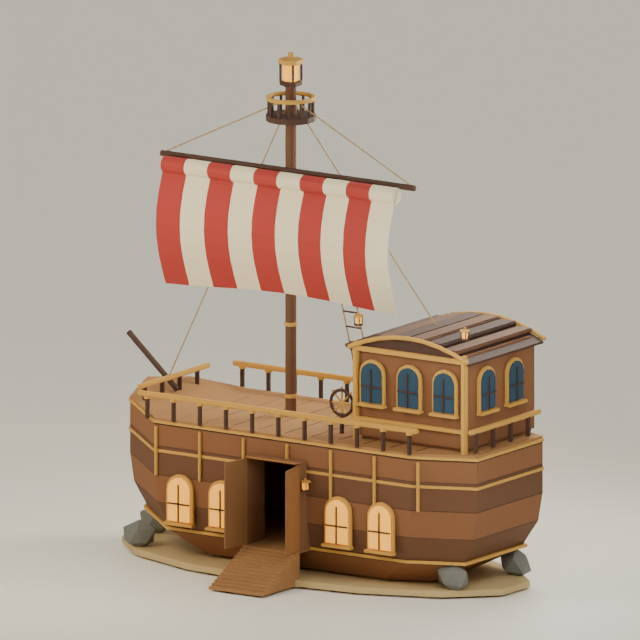
#> input picture assets/houses/beached-galleon-v2/exterior.png, 640 x 640 px, found by its file name
$ python build_walkin_review.py
#> lines starting #> are read from the running program, lines starting #| are printed output that depends on the picture
### assets/houses/tools/walkin_catalogue.py
"""Walk-in conversion dimensions in Blender coordinates (studs, Z up).

Room bounds are deliberately inside the original silhouette. Higher exterior
storeys remain architectural until connected floors are designed separately.
"""
from house_paths import house_slug

# id: source revision, room (xmin,xmax,ymin,ymax,floor,ceiling), entry
# (centre X, front Y, threshold Z, clear width, straight clearance height).
SPECS = {
 'shack': (1,(-6.7,6.7,1.0,14.1,.55,9.05),(0,-.55,.55,5.8,7.8)),
 'cottage': (1,(-6.3,6.3,6,18,1.0,11.0),(0,-1.75,1.0,6.0,8.0)),
 'townhouse': (1,(-6.6,6.6,2,18,.95,9.0),(0,-.6,.95,5.8,7.25)),
 'mushroom': (1,(-5.5,5.5,3,14.5,.35,9.4),(0,-.6,.35,5.45,7.0)),
 'villa': (1,(-9.3,9.3,1,19,.65,9.0),(0,-.85,.65,5.8,7.6)),
 'treehouse': (2,(-7.8,7.8,.5,12.8,14.5,24.8),(0,-.65,14.5,5.7,8.5)),
 'manor': (1,(-10.3,10.3,1.6,22,1.6,12.6),(0,-.65,1.6,6.4,8.8)),
 'slime': (2,(-9.0,9.0,2.0,21.0,.5,12.65),(0,-.75,.5,6.0,8.5)),
 'modern': (1,(-6,6,9.5,20.5,3.2,10.8),(0,-4.6,1.5,6.0,8.0)),
 'neontower': (1,(-10.5,10.5,1.0,21,1.15,12.0),(0,-2.2,1.15,7.0,8.6)),
 'crystal': (1,(-5,6.8,3.1,14,1.05,8.8),(3.0,-.85,1.05,5.8,7.35)),
 'palace': (1,(-15,15,1.7,24,4.4,17.0),(0,-.75,4.4,7.0,10.0)),
 'skycastle': (1,(-15,15,2.1,27.5,3.2,16.0),(0,-5.1,3.2,8.0,10.0)),
 'galleon': (1,(-14,14,2,14,3.2,12.5),(0,-1.15,3.2,6.0,8.5)),
 'portal': (1,(-14.5,14.5,1.2,23,1.0,12.2),(-8.2,-.65,1.0,6.0,8.5)),
 'thundercloud': (1,(-12,12,9.1,23,5.1,17.0),(0,3.95,5.1,6.0,8.5)),
 'void': (1,(-15.5,15.5,3.2,22.7,1.6,11.8),(0,-.7,1.6,6.4,9.0)),
 'goldenpig': (1,(-11.5,11.5,8.5,20,1.6,12.5),(0,-.65,1.6,6.0,8.5)),
}
# Gloop already has a hollow shell, but its fused corner bulges intrude into
# the advertised rectangle; give its next revision a smaller, clear lining.
EXISTING={'mushroom','treehouse'}
# Approved Studio exterior sizes, captured from the runtime generator after
# the user's resize pass. Bake these into geometry BEFORE measuring the room;
# new walk-in revisions then use runtime display scale 1.0.
AUTHOR_SCALE={
 'shack':1,'cottage':1,'townhouse':1,'mushroom':1.5,'villa':1.4,
 'treehouse':1,'manor':1.37,'slime':1,'modern':1.31,'neontower':1.1,
 'crystal':1.55,'palace':1.23,'skycastle':1.08,'galleon':1.39,
 'portal':1.33,'thundercloud':1.28,'void':1.18,'goldenpig':1.38,
}
MATERIALS={
 'shack':((144,106,68),(183,145,100),(128,90,53)),
 'cottage':((177,128,63),(232,191,102),(53,117,111)),
 'townhouse':((119,83,60),(214,187,150),(57,85,99)),
 'mushroom':((124,84,49),(236,216,179),(103,64,39)),
 'villa':((130,104,60),(226,215,181),(68,111,51)),
 'treehouse':((141,98,57),(214,193,148),(101,66,39)),
 'manor':((109,88,107),(155,149,167),(100,62,88)),
 'slime':((90,128,65),(132,183,77),(176,107,50)),
 'modern':((210,189,145),(233,221,191),(55,137,150)),
 'neontower':((77,93,112),(145,166,181),(35,100,121)),
 'crystal':((108,92,122),(144,126,162),(84,49,106)),
 'palace':((163,197,224),(212,232,244),(40,105,175)),
 'skycastle':((136,127,153),(187,179,197),(115,73,48)),
 'galleon':((157,111,65),(125,83,49),(132,88,46)),
 'portal':((127,105,143),(205,192,209),(107,68,46)),
 'thundercloud':((106,122,149),(151,167,191),(70,83,119)),
 'void':((48,40,63),(76,64,93),(35,26,47)),
 'goldenpig':((194,146,50),(232,201,112),(147,100,35)),
}
def folder(slug,revision):return f'{house_slug(slug)}-v{revision}'

### assets/houses/tools/house_paths.py
"""Readable asset folders; saved-game IDs stay stable; asset filenames match the folders."""
HOUSE_FOLDERS = {
    'shack': 'cardboard-fort', 'cottage': 'beehive-cottage',
    'townhouse': 'wonky-townhouse', 'mushroom': 'toadstool-cottage',
    'villa': 'fairy-lantern-cottage', 'treehouse': 'treehouse',
    'manor': 'haunted-manor', 'slime': 'gloop-house', 'modern': 'fishbowl-house',
    'neontower': 'neon-tower', 'crystal': 'crystal-spire', 'palace': 'ice-palace',
    'skycastle': 'sky-castle', 'galleon': 'beached-galleon', 'portal': 'portal-house',
    'thundercloud': 'thundercloud-fortress', 'void': 'the-void',
    'goldenpig': 'golden-piggy', 'candy': 'gingerbread-manor-seasonal',
}


def house_slug(stable_id):
    """Accept an existing stable ID or its readable asset folder name."""
    return HOUSE_FOLDERS.get(stable_id, stable_id)

### assets/houses/tools/build_walkin_review.py
"""Make QA contact sheets from the actual Blender renders, without editing them."""
from pathlib import Path
from PIL import Image, ImageOps, ImageDraw
from walkin_catalogue import SPECS, folder

BASE = Path(__file__).resolve().parents[1]
OUT = BASE / 'walk-in-review'
OUT.mkdir(exist_ok=True)
for view in ('exterior', 'interior', 'entry'):
    sheet = Image.new('RGB', (960, 2160), '#f6efdf')
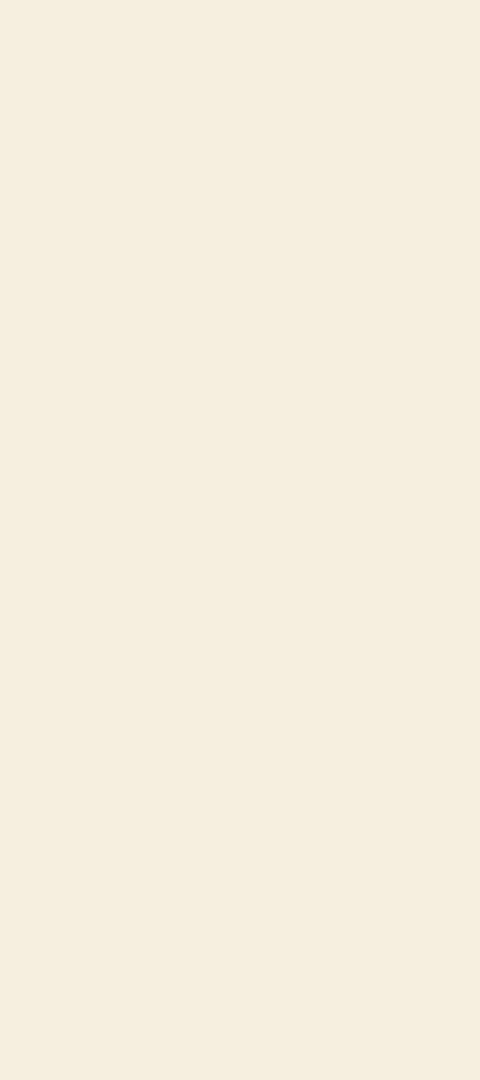
#> sheet: PIL image 960x2160 RGB (shown at 1/2 size); mean R, G, B 246, 239, 223
    draw = ImageDraw.Draw(sheet)
    for i, (slug, (revision, _, _)) in enumerate(SPECS.items()):
        name = folder(slug, revision + 1)
        with Image.open(BASE / name / (view + '.png')) as source:
#> source is the input picture: PIL image 640x640 RGBA; mean R, G, B, A 173.7, 159.2, 144.9, 255
            preview = ImageOps.contain(source.convert('RGB'), (312, 320))
        x, y = i % 3 * 320 + 4, i // 3 * 360 + 28
        sheet.paste(preview, (x, y))
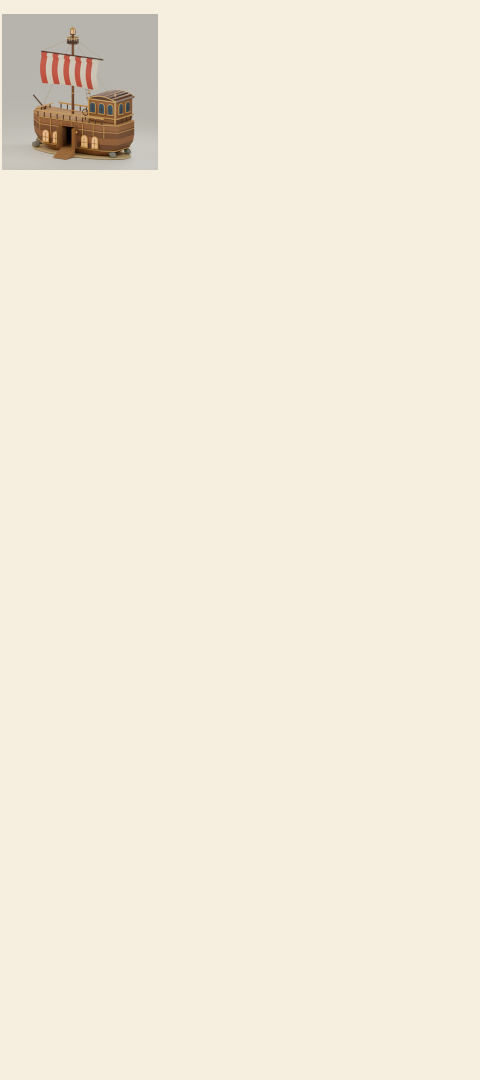
#> sheet: PIL image 960x2160 RGB (shown at 1/2 size); mean R, G, B 242.6, 235.3, 219.3
        draw.text((x, y - 20), name, fill='#302b25')
    sheet.save(OUT / (view + '-contact.png'))
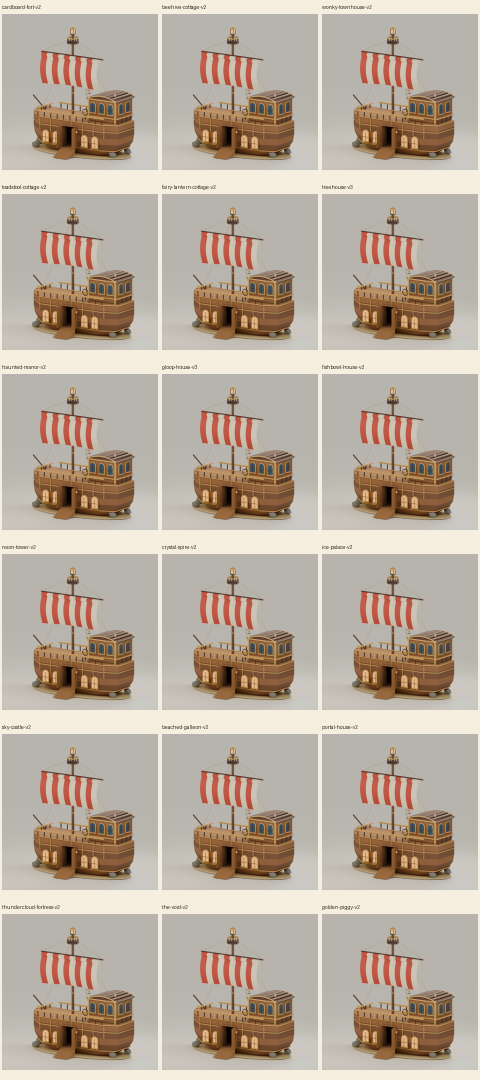
#> saved as exterior-contact.png: PIL image 960x2160 RGB (shown at 1/2 size); mean R, G, B 184.6, 171.3, 156.7
#> pass 2 of the loop `for view in ('exterior', 'interior', 'entry'):`:
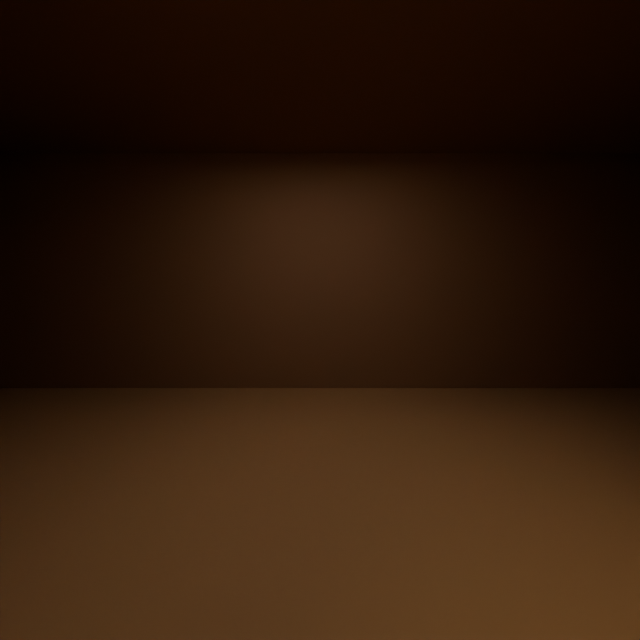
#> input picture assets/houses/beached-galleon-v2/interior.png, 640 x 640 px, found by its file name
#> source is the input picture: PIL image 640x640 RGBA; mean R, G, B, A 47, 26.6, 12, 255
#> `sheet.paste(preview, (x, y))`:
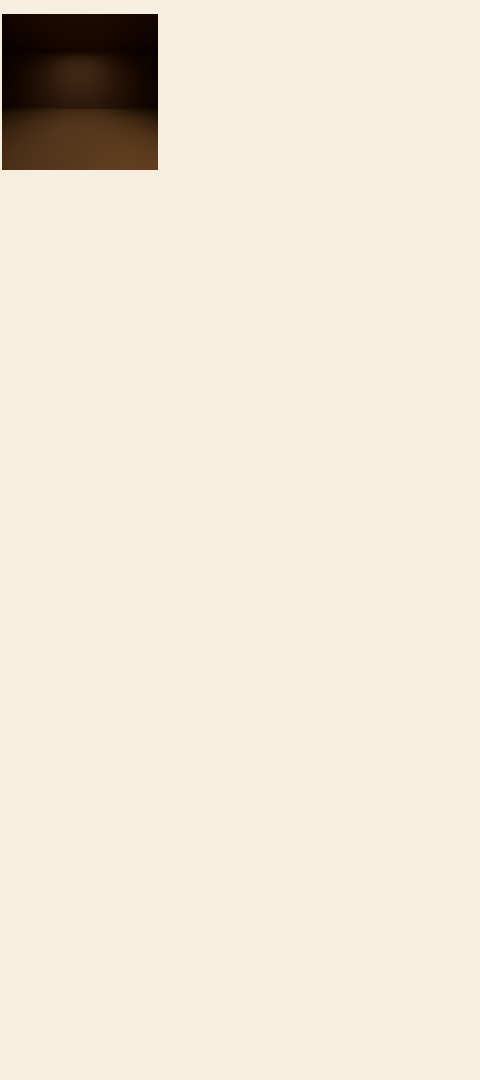
#> sheet: PIL image 960x2160 RGB (shown at 1/2 size); mean R, G, B 236.7, 229, 213.1
#> `sheet.save(OUT / (view + '-contact.png'))`:
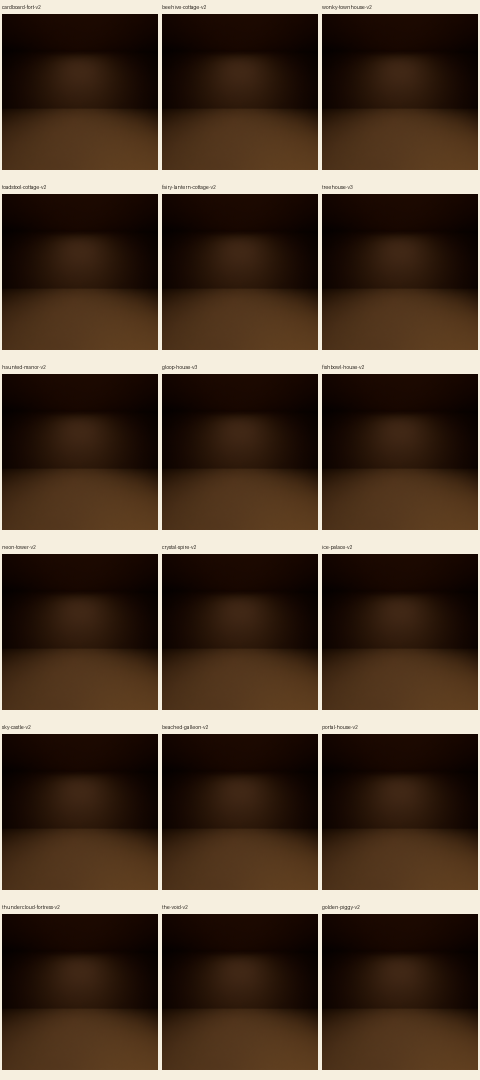
#> saved as interior-contact.png: PIL image 960x2160 RGB (shown at 1/2 size); mean R, G, B 77.6, 59.2, 44.4
#> pass 3 of the loop `for view in ('exterior', 'interior', 'entry'):`:
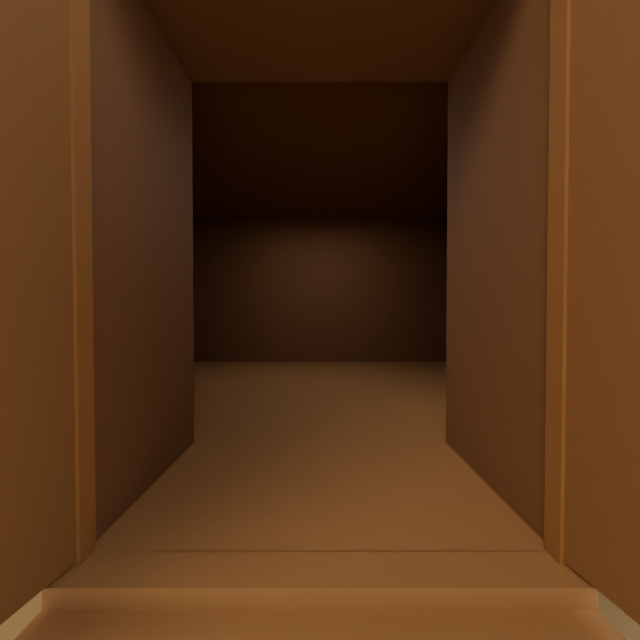
#> input picture assets/houses/beached-galleon-v2/entry.png, 640 x 640 px, found by its file name
#> source is the input picture: PIL image 640x640 RGBA; mean R, G, B, A 84.5, 51.6, 25.1, 255
#> `sheet.paste(preview, (x, y))`:
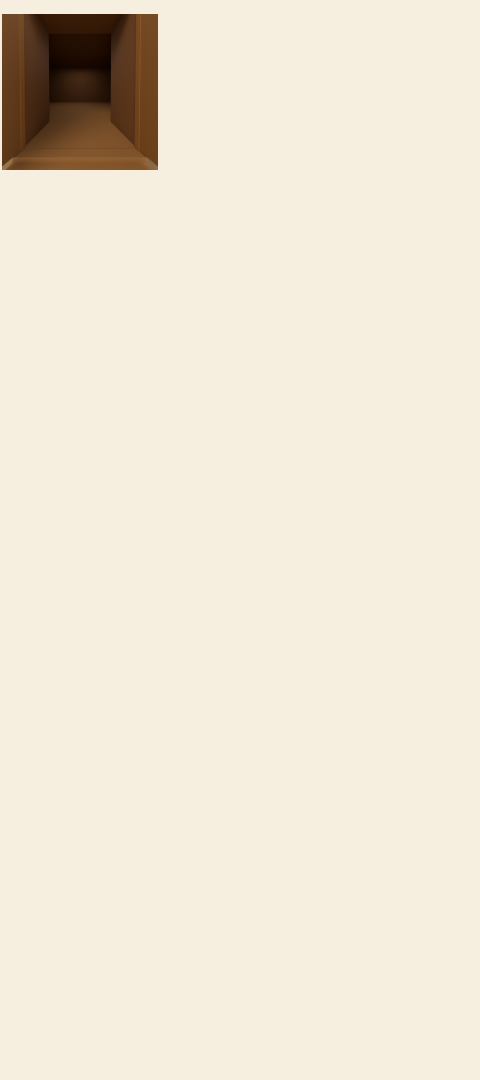
#> sheet: PIL image 960x2160 RGB (shown at 1/2 size); mean R, G, B 238.4, 230.2, 213.7
#> `sheet.save(OUT / (view + '-contact.png'))`:
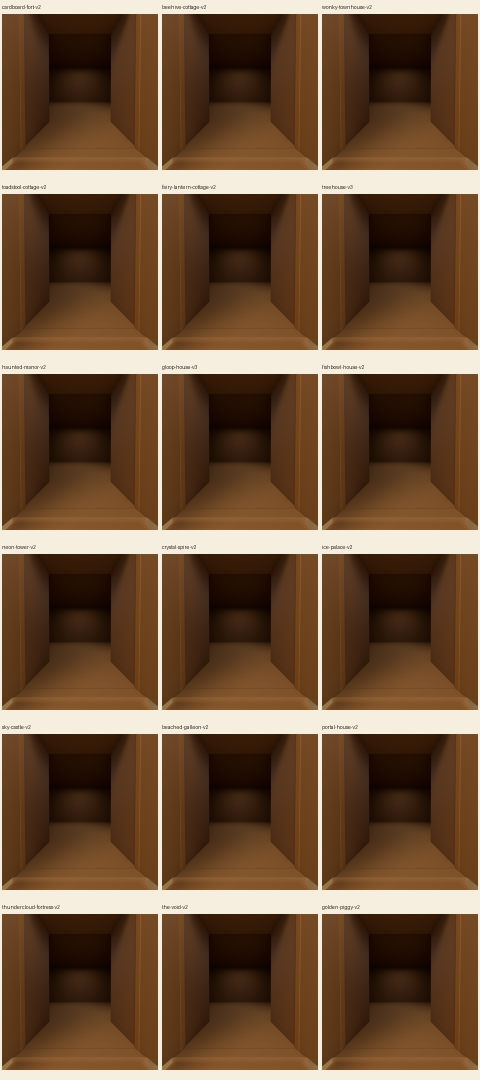
#> saved as entry-contact.png: PIL image 960x2160 RGB (shown at 1/2 size); mean R, G, B 109.2, 80.4, 55.5
print('Wrote three contact sheets from all 18 house render sets.')
